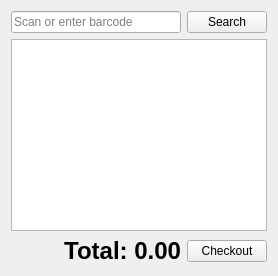
<?xml version="1.0" encoding="UTF-8"?>
<ui version="4.0">
 <class>SalesViewForm</class>
 <widget class="QWidget" name="SalesViewForm">
  <property name="windowTitle">
   <string>Sales</string>
  </property>
  <layout class="QVBoxLayout" name="verticalLayout_root">
   <item>
    <layout class="QHBoxLayout" name="horizontalLayout_top">
     <item>
      <widget class="QLineEdit" name="txtBarcode">
       <property name="placeholderText">
        <string>Scan or enter barcode</string>
       </property>
      </widget>
     </item>
     <item>
      <widget class="QPushButton" name="btnSearch">
       <property name="text">
        <string>Search</string>
       </property>
      </widget>
     </item>
    </layout>
   </item>
   <item>
    <widget class="QTableWidget" name="tblCart">
     <property name="alternatingRowColors">
      <bool>true</bool>
     </property>
     <property name="selectionBehavior">
      <enum>QAbstractItemView::SelectRows</enum>
     </property>
     <property name="selectionMode">
      <enum>QAbstractItemView::SingleSelection</enum>
     </property>
    </widget>
   </item>
   <item>
    <layout class="QHBoxLayout" name="horizontalLayout_bottom">
     <item>
      <spacer name="horizontalSpacer_bottom">
       <property name="orientation">
        <enum>Qt::Horizontal</enum>
       </property>
       <property name="sizeHint" stdset="0">
        <size>
         <width>40</width>
         <height>20</height>
        </size>
       </property>
      </spacer>
     </item>
     <item>
      <widget class="QLabel" name="lblTotalAmount">
       <property name="text">
        <string>Total: 0.00</string>
       </property>
       <property name="alignment">
        <set>Qt::AlignRight|Qt::AlignVCenter</set>
       </property>
       <property name="styleSheet">
        <string notr="true">font-size: 18pt; font-weight: bold;</string>
       </property>
       <property name="wordWrap">
        <bool>true</bool>
       </property>
      </widget>
     </item>
     <item>
      <widget class="QPushButton" name="btnCheckout">
       <property name="text">
        <string>Checkout</string>
       </property>
      </widget>
     </item>
    </layout>
   </item>
  </layout>
 </widget>
 <resources/>
 <connections/>
</ui>
